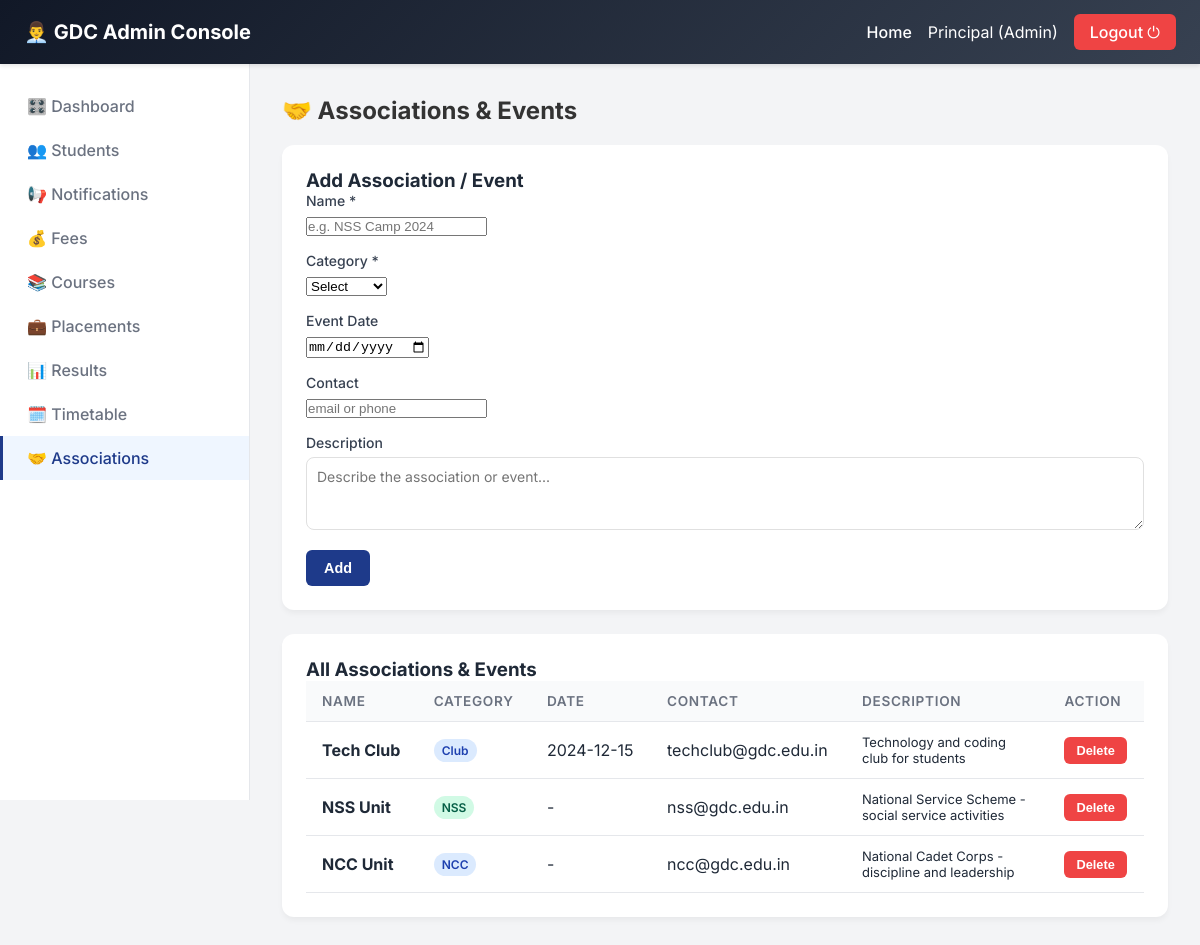
/admin/associations (signed in), run on the app's committed database.
### models.py (models this page shows)
class Association(db.Model):
    id = db.Column(db.Integer, primary_key=True)
    name = db.Column(db.String(100), nullable=False)
    description = db.Column(db.Text)
    event_date = db.Column(db.String(30))
    category = db.Column(db.String(50))  # NSS, NCC, Club, Sports
    contact = db.Column(db.String(100))

### admin_routes.py (the view)
@admin_bp.route('/associations', methods=['GET', 'POST'])
@admin_required
def admin_associations():
    if request.method == 'POST':
        db.session.add(Association(name=request.form.get('name'), description=request.form.get('description'), event_date=request.form.get('event_date'), category=request.form.get('category'), contact=request.form.get('contact')))
        db.session.commit()
        return redirect(url_for('admin.admin_associations'))
    return render_template('admin/associations.html', associations=Association.query.order_by(Association.event_date.desc()).all())

### admin_routes.py (called while the page is built)
def admin_required(f):
    from functools import wraps
    @wraps(f)
    def decorated(*args, **kwargs):
        if session.get('role') != 'admin':
            return redirect(url_for('login'))
        return f(*args, **kwargs)
    return decorated

### templates/admin/associations.html (shortened to what this page needs)
{% extends "admin/base_admin.html" %}
{% block content %}
<h2 style="margin-bottom:20px;color:#333;">🤝 Associations & Events</h2>
<div class="card">
  <h3>Add Association / Event</h3>
  <form method="POST" action="/admin/associations">
    <div class="form-row">
      <div class="form-group">
        <label>Name *</label>
        <input type="text" name="name" placeholder="e.g. NSS Camp 2024" required>
      </div>
      <div class="form-group">
        <label>Category *</label>
        <select name="category" required>
          <option value="">Select</option>
        </select>
      </div>
      <div class="form-group">
        <label>Event Date</label>
        <input type="date" name="event_date">
      </div>
      <div class="form-group">
        <label>Contact</label>
        <input type="text" name="contact" placeholder="email or phone">
      </div>
    </div>
    <div class="form-group">
      <label>Description</label>
      <textarea name="description" rows="3"
                style="width:100%;padding:10px;border:1.5px solid #e0e0e0;border-radius:8px;font-family:inherit;font-size:14px;"
                placeholder="Describe the association or event..."></textarea>
    </div>
    <button type="submit" class="btn btn-primary">Add</button>
  </form>
</div>
<div class="card">
  <h3>All Associations & Events</h3>
  {% if associations %}
  <table>
    <thead>
      <tr><th>Name</th><th>Category</th><th>Date</th><th>Contact</th><th>Description</th><th>Action</th></tr>
    </thead>
    <tbody>
      {% for a in associations %}
      <tr>
        <td><strong>{{ a.name }}</strong></td>
        <td>
          <span class="badge
            {% if a.category == 'NSS' %}badge-green
            {% elif a.category == 'NCC' %}badge-blue
            {% elif a.category == 'Sports' %}badge-orange
            {% else %}badge-blue{% endif %}">
            {{ a.category }}
          </span>
        </td>
        <td>{{ a.event_date or '-' }}</td>
        <td>{{ a.contact or '-' }}</td>
        <td style="max-width:200px;font-size:13px;">{{ (a.description or '')[:60] }}{% if a.description and a.description|length > 60 %}...{% endif %}</td>
        <td>
          <form method="POST" action="/admin/associations/delete/{{ a.id }}"
                onsubmit="return confirm('Delete?');" style="display:inline;">
            <button class="btn btn-danger btn-sm">Delete</button>
          </form>
        </td>
      </tr>
      {% endfor %}
    </tbody>
  </table>
  {% else %}
  <p style="color:#999;text-align:center;padding:20px;">No associations added yet.</p>
  {% endif %}
</div>
{% endblock %}

### static/css/style.css (style rules this page uses)
:root { --primary: #1e3a8a; --secondary: #d97706; --bg-color: #f3f4f6; --text-dark: #1f2937; --text-light: #6b7280; --white: #ffffff; --sidebar-w: 250px; }
* { margin: 0; padding: 0; box-sizing: border-box; }
body { font-family: 'Inter', sans-serif; background-color: var(--bg-color); color: var(--text-dark); }
.card { background: var(--white); padding: 24px; border-radius: 12px; box-shadow: 0 4px 6px -1px rgba(0,0,0,0.05); margin-bottom: 24px; }
.form-group { margin-bottom: 16px; }
.form-group label { display: block; margin-bottom: 6px; font-weight: 500; font-size: 0.875rem; color: #374151; }
.btn { display: inline-flex; align-items: center; justify-content: center; padding: 10px 18px; font-weight: 600; border-radius: 6px; border: none; cursor: pointer; text-decoration: none; transition: all 0.2s; font-size: 0.9rem; }
.btn-primary { background: var(--primary); color: var(--white); }
.btn-danger { background: #ef4444; color: var(--white); }
.btn-sm { padding: 6px 12px; font-size: 0.8rem; }
table { width: 100%; border-collapse: collapse; }
th, td { padding: 12px 16px; text-align: left; border-bottom: 1px solid #e5e7eb; }
th { background: #f9fafb; font-weight: 600; font-size: 0.85rem; text-transform: uppercase; color: var(--text-light); letter-spacing: 0.05em; }
.badge { display: inline-block; padding: 4px 8px; border-radius: 9999px; font-size: 0.75rem; font-weight: 600; }
.badge-blue { background: #dbeafe; color: #1e40af; }
.badge-green { background: #d1fae5; color: #065f46; }

### data on the page
Association: name "Tech Club", category "Club", event_date "2024-12-15", contact "techclub@gdc.edu.in", description "Technology and coding club for students"
Association: name "NSS Unit", category "NSS", event_date "-", contact "nss@gdc.edu.in", description "National Service Scheme - social service activities"
Association: name "NCC Unit", category "NCC", event_date "-", contact "ncc@gdc.edu.in", description "National Cadet Corps - discipline and leadership"

### other printed values
{{ session.name }} "Principal"
